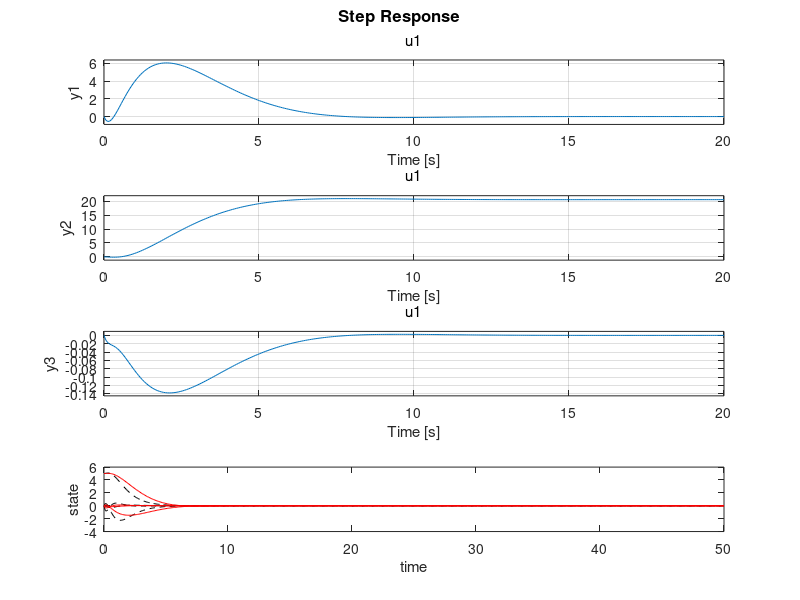
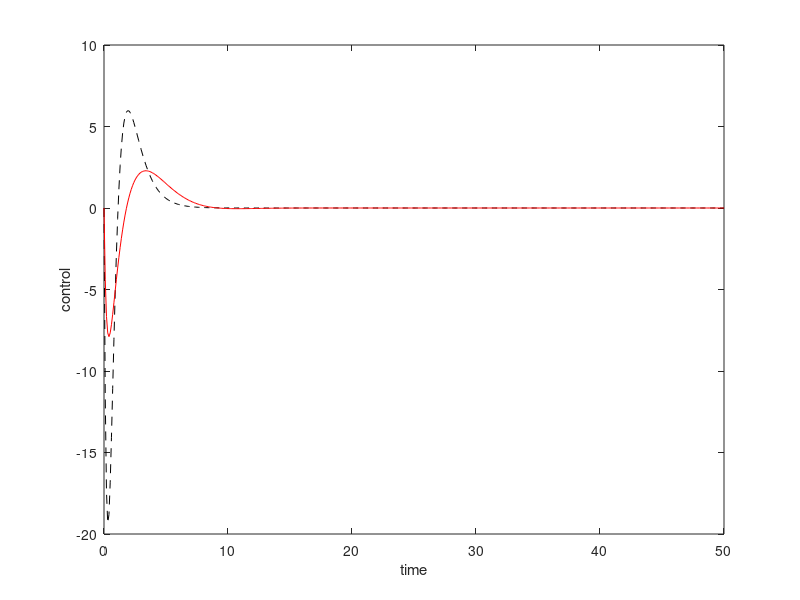

MATLAB code to generate these figures, in order:
%% Q4 state space model of inverted pendulum
close all;
clear;
clc;
set(0,'DefaultFigureWindowStyle','docked')

%% 4.1 parameters for the model
m=0.1;
M=2;
l=0.5;
g=9.81;

%% 4.2 check stability

% From lec notes
A=[0 1 0 0; (M+m)*g/(M*l) 0 0 0; 0 0 0 1; -m*g/M 0 0 0];
B=[0; -1/(M*l); 0; 1/M];
C=[1 0 0 0; 0 0 1 0];
D=0;

% define the state space model
inv_pend =ss(A,B,C,D);

% check eigenvalues, > 0 = stable 
eigenvals = eig(A)

%% 4.3 check controllability
Cont_M=[B A*B (A^2)*B (A^3)*B]; % You can use ctrb
rank(Cont_M)

% or...
C = ctrb(A,B);
rank(C)

%% 4.4 pole placement
% poles
P = [-1 -2 -3 -4];

% palce poles
K = place(A,B,P);

% new system
sys_cl=ss(A-B*K,B,C,D);
step(sys_cl)

%% 4.5 Design LQR control
Q = eye(4);
R = 1;

% LQR
[K_opt P_opt E_opt] = lqr(A,B,Q,R)

sys_cl_opt=ss(A-B*K_opt,B,C,D);
step(sys_cl_opt)

%% 4.6 Compute and plot the state and control inputs for the arbitrarily placed poles and the optimal control solution.
t = 0:0.1:50;
u = 0*ones(size(t));

x0 = [0;0;5;0];

[Y,T,X]=lsim(sys_cl,u,t,x0);
[Y,T,X_opt]=lsim(sys_cl_opt,u,t,x0);

figure(1)
plot(t,X,'k--',t,X_opt,'r-')

xlabel('time')
ylabel('state')

figure(2)
plot(t,-K(1)*X(:,1)-K(2)*X(:,2),'k--',t,-K_opt(1)*X_opt(:,1)-K_opt(2)*X_opt(:,2),'r-')

xlabel('time')
ylabel('control')